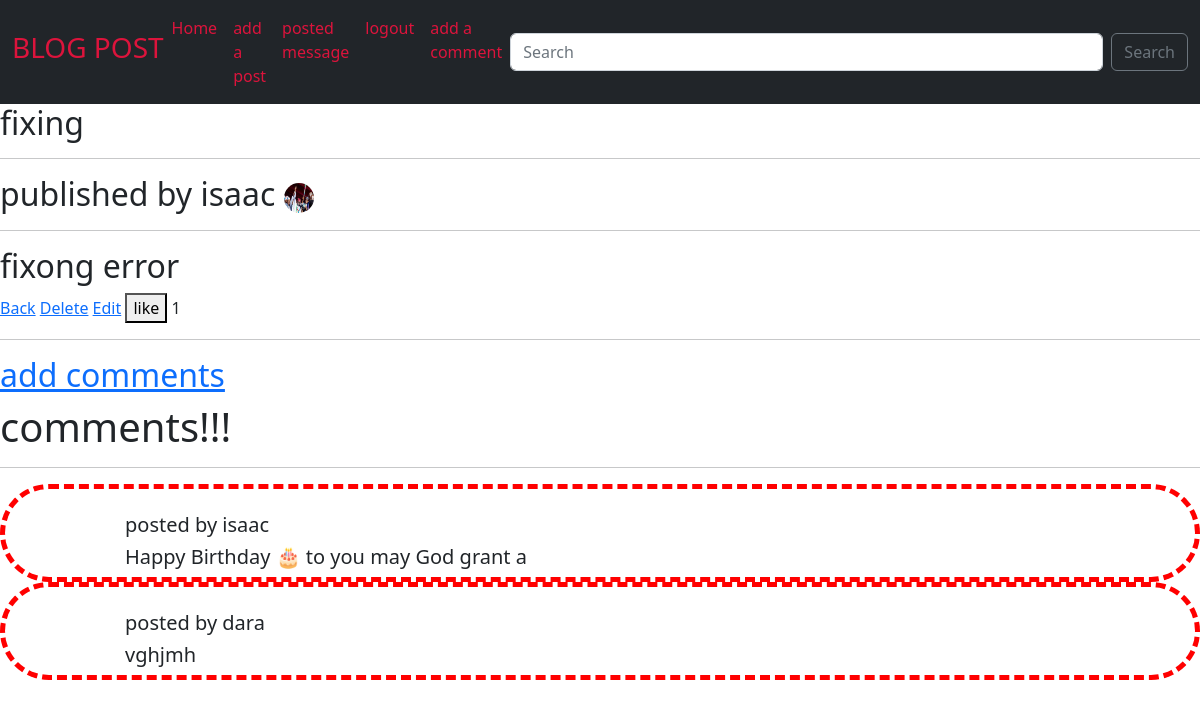
/messages/5/ (signed in), run on the app's committed database.
### posts/models.py (models this page shows, shortened)
class Message(models.Model):
    author = models.ForeignKey(user, on_delete=models.CASCADE)
    title = models.CharField(max_length=100)
    message = models.TextField(max_length=1000)
    created_at = models.DateTimeField(auto_now_add=True)
    picture = models.ImageField(upload_to="image/", blank=True, null=True)
    likes = models.ManyToManyField(user, related_name="likes")
    def num_of_likes(self):
        return self.likes.count()

class Comment(models.Model):
    author = models.ForeignKey("auth.User", on_delete=models.CASCADE)
    message = models.CharField(max_length=40)
    post = models.ForeignKey(Message, related_name="name", on_delete=models.CASCADE)

### posts/views.py (the view)
# urls.py: path("messages/<int:pk>/", MessageDetailView.as_view(), name="message_detail"),
class MessageDetailView(LoginRequiredMixin, DetailView):
    model = Message
    template_name = "posts/message_detail.html"
    context_object_name = "post"

### posts/templates/posts/message_detail.html
{% extends "base.html" %}
{% block content %}
<body>
<h2>{{post.title}}</h2>
{% load static %}
<link rel="stylesheet" href="{% static 'css/detail.css' %}">
<hr>
<h2> published by {{post.author}} <img src="{{post.picture.url}}" alt="image" width="30" height="30" style="border-radius: 100px"></h2>
<hr>
<h2>{{post.message}}</h2>
<a href="{% url 'messages' %}">Back</a>
{% if user.is_authenticated %}
<a href="{% url 'messages_delete' post.id %}">Delete</a>
<a href="{% url 'messages_edit' post.id%}">Edit</a>
{% endif %}
<a href="{% url 'likes' post.pk %}"><button>like</button></a>
{{post.num_of_likes}}
<hr>
<h2><a href="{% url 'add comments' %}">add comments</a></h2>
<h1>comments!!!</h1>
<hr>
{% for messages in post.name.all %}
<div class="comments">
<br>
<h5>posted by {{ messages.author }}</h5>
<h5>{{ messages.message }}</h5>
</div>
{% endfor %}
{% endblock content %}

### static/css/detail.css (style rules this page uses)
.comments { border: 5px dashed red; border-radius: 100px; padding-left: 10%; }

### data on the page
Message: title "fixing", author "isaac", picture (picture), message "fixong error", num_of_likes "1"
Comment: author "isaac", message "Happy Birthday 🎂 to you may God grant a"
Comment: author "dara", message "vghjmh"
